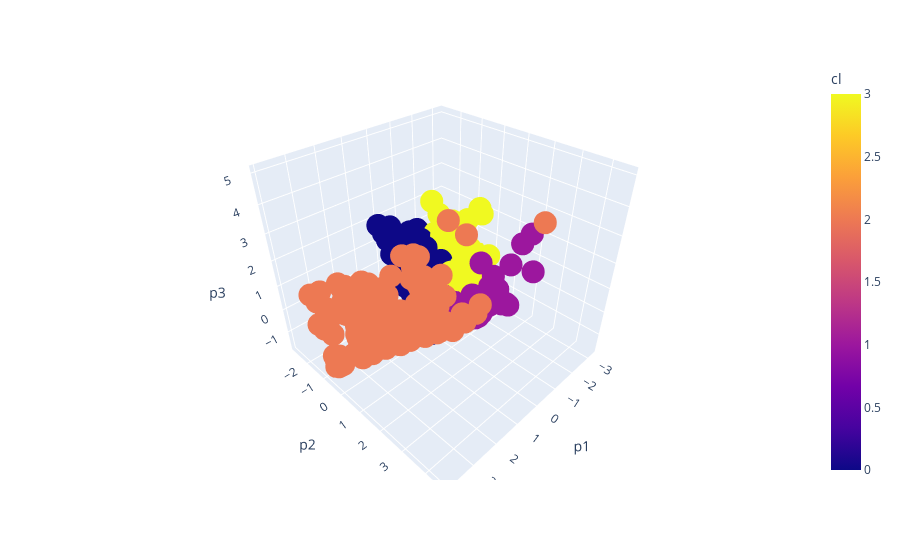

The cell this chart's notebook holds for it:
### Code cell
cf.go_offline()
fig = px.scatter_3d(Xp, x='p1', y='p2', z='p3',
              color='cl')
fig.show()

### Figure 1 — Plotly figure (JSON) as saved in the notebook; plotly's stock layout.template omitted (floating-point values rounded to 4 significant figures; data arrays with more than 128 entries replaced by an {"elided": "..."} marker saying what was removed)
{"data": [{"hovertemplate": "p1=%{x}<br>p2=%{y}<br>p3=%{z}<br>cl=%{marker.color}<extra></extra>", "legendgroup": "", "marker": {"color": {"elided": "613 int values"}, "coloraxis": "coloraxis", "symbol": "circle"}, "mode": "markers", "name": "", "scene": "scene", "showlegend": false, "type": "scatter3d", "x": {"elided": "613 float values"}, "y": {"elided": "613 float values"}, "z": {"elided": "613 float values"}}], "layout": {"coloraxis": {"colorbar": {"title": {"text": "cl"}}, "colorscale": [[0, "#0d0887"], [0.1111, "#46039f"], [0.2222, "#7201a8"], [0.3333, "#9c179e"], [0.4444, "#bd3786"], [0.5556, "#d8576b"], [0.6667, "#ed7953"], [0.7778, "#fb9f3a"], [0.8889, "#fdca26"], [1, "#f0f921"]]}, "legend": {"tracegroupgap": 0}, "margin": {"t": 60}, "scene": {"domain": {"x": [0, 1], "y": [0, 1]}, "xaxis": {"title": {"text": "p1"}}, "yaxis": {"title": {"text": "p2"}}, "zaxis": {"title": {"text": "p3"}}}}}
